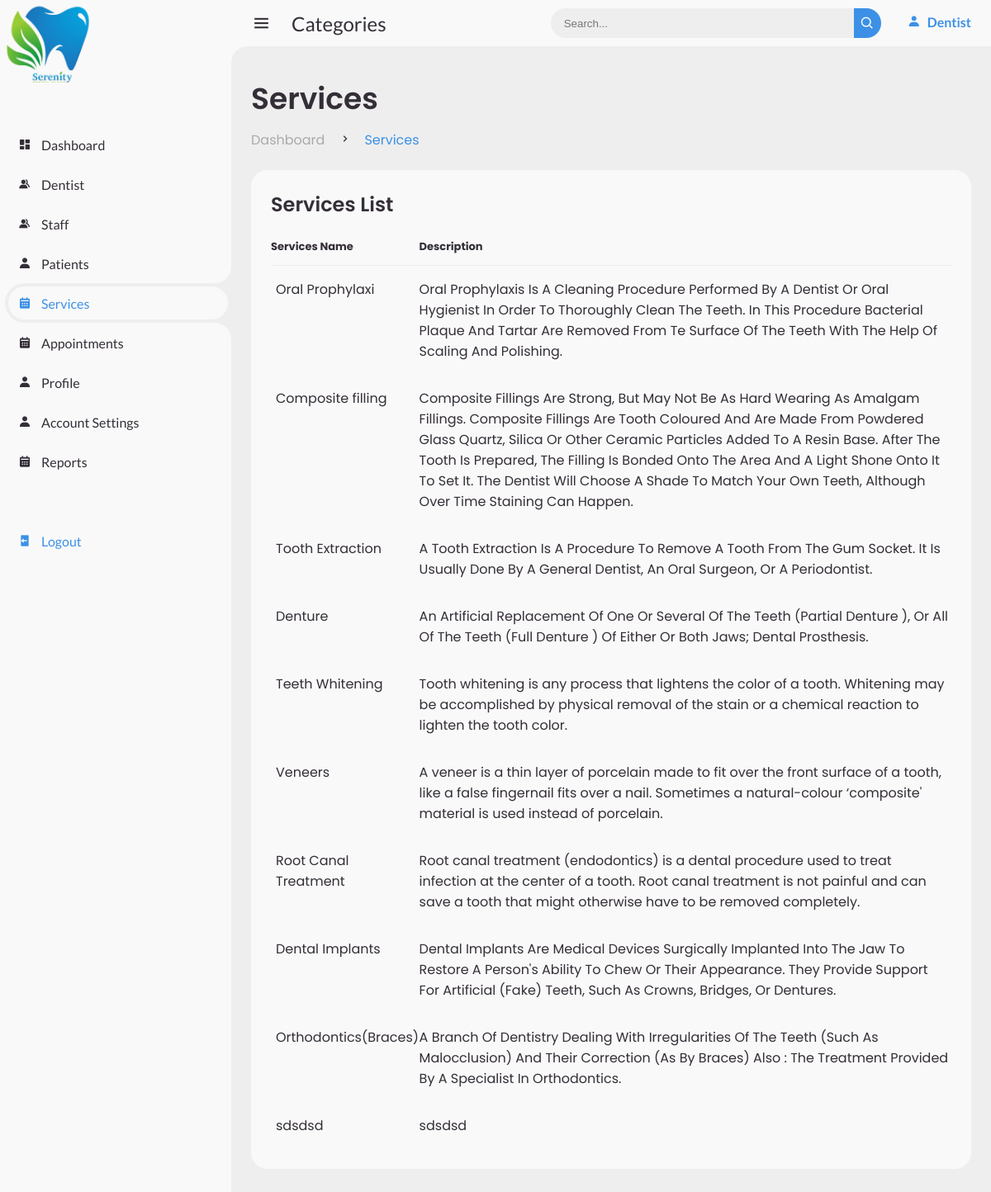
The app's page /dentistservices.php with its own data.
### tables this page shows
CREATE TABLE `tblservices` (
  `srv_id` int(11) NOT NULL,
  `srv_name` varchar(50) NOT NULL,
  `description` text NOT NULL,
  `srv_price` varchar(100) NOT NULL
);

### dentistservices.php (the view, shortened to what this page needs)
<!DOCTYPE html>
<html lang="en">
<head>
	<link href='https://unpkg.com/boxicons@2.0.9/css/boxicons.min.css' rel='stylesheet'>
	<link rel="stylesheet" href="css/main.css">
	<link rel="stylesheet" href="css/responsive.css">
</head>
<body>
	<section id="sidebar">
	<a href="#" class="logo">
		<img src="images/logo.png">
			</a>
		<ul class="side-menu top">
			<li>
				<a href="dentistdashboard.php">
					<i class='bx bxs-dashboard' ></i>
					<span class="text">Dashboard</span>
				</a>
			</li>
			<li>
				<a href="dentist.php">
					<i class='bx bxs-group' ></i>
					<span class="text">Dentist</span>
				</a>
			</li>
			<li>
				<a href="dentiststaff.php">
					<i class='bx bxs-group' ></i>
					<span class="text">Staff</span>
				</a>
			</li>
			<li>
				<a href="dentistpatient.php">
					<i class='bx bxs-user' ></i>
					<span class="text">Patients</span>
				</a>
			</li>
			<li class="active">
				<a href="dentistservices.php">
					<i class='bx bxs-calendar' ></i>
					<span class="text">Services</span>
				</a>
			</li>
			<li>
				<a href="dentistappointment.php">
					<i class='bx bxs-calendar' ></i>
					<span class="text">Appointments</span>
				</a>
			</li>
			<li>
				<a href="dentisprofile.php">
					<i class='bx bxs-user' ></i>
					<span class="text">Profile</span>
				</a>
			</li>
			<li>
				<a href="dentistaccountsettings.php">
					<i class='bx bxs-user' ></i>
					<span class="text">Account Settings</span>
				</a>
			</li>
			<li>
				<a href="dentistreport.php">
					<i class='bx bxs-calendar' ></i>
					<span class="text">Reports</span>
				</a>
			</li>
		</ul>
		<ul class="side-menu">
			<li>
				<a class="logout">
					<i class='bx bxs-log-out'></i>
					<span class="text">Logout</span>
				</a>
			</li>
		</ul>
	</section>
	<section id="content">
		<nav>
			<i class='bx bx-menu'></i>
			<a href="#" class="nav-link">Categories</a>
			<form action="#">
				<div class="form-input">
					<input type="search" placeholder="Search...">
					<button type="submit" class="search-btn"><i class='bx bx-search' ></i></button>
				</div>
			</form>
			<a href="#" class="brand">
			<i class='bx bxs-user'></i>
			<span class="text">Dentist</span>
		</a>
		</nav>
		<main>
			<div class="head-title">
				<div class="left">
					<h1>Services</h1>
					<ul class="breadcrumb">
						<li>
							<a href="dentistdashboard.php">Dashboard</a>
						</li>
						<li><i class='bx bx-chevron-right' ></i></li>
						<li>
							<a class="active" href="#">Services</a>
						</li>
					</ul>
				</div>
			</div>
		<?php
        include "database/connection.php";
        $sql = 'SELECT * FROM tblservices';
        $stmt = $conn->prepare($sql);
        $stmt->execute();
        $rs = $stmt->fetchAll(PDO::FETCH_ASSOC);
		echo"<div class='table-data'>";
		echo"	<div class='order'>";
		echo"			<div class='head'>";
		echo"			<h3>Services List</h3>";
		echo"	 </div>";
		echo"			<table>";
		echo"				<thead>";
		echo"					<tr>";
		echo"						<th>Services Name</th>";
        echo"						<th>Description</th>";
		echo"					</tr>";
		echo"				</thead>";
		              foreach($rs as $services){
		echo"				<tbody>";
		echo"				<tr>";
		echo"					<td>".$services['srv_name']."</td>";
        echo"					<td>".$services['description']."</td>";
		echo"					</tr>";}
		echo"				</tbody>";
		echo"			</table>";
		echo"		</div>";
		echo"		</div>";
		echo"</main>";
		?>
	</section>
</body>
</html>

### records on screen
tblservices: srv_name "Oral Prophylaxi", description "Oral Prophylaxis Is A Cleaning Procedure Performed By A Dentist Or Oral Hygienist In Order To Thoroughly Clean The Teeth. In This Procedure Bacterial Plaque And Tartar Are Removed From Te Surface Of The Teeth With The Help Of Scaling And Polishing."
tblservices: srv_name "Composite filling", description "Composite Fillings Are Strong, But May Not Be As Hard Wearing As Amalgam Fillings. Composite Fillings Are Tooth Coloured And Are Made From Powdered Glass Quartz, Silica Or Other Ceramic Particles Added To A Resin Base. After The Tooth Is Prepared, The Filling Is Bonded Onto The Area And A Light Shone Onto It To Set It. The Dentist Will Choose A Shade To Match Your Own Teeth, Although Over Time Staining Can Happen."
tblservices: srv_name "Tooth Extraction", description "A Tooth Extraction Is A Procedure To Remove A Tooth From The Gum Socket. It Is Usually Done By A General Dentist, An Oral Surgeon, Or A Periodontist."
tblservices: srv_name "Denture", description "An Artificial Replacement Of One Or Several Of The Teeth (Partial Denture ), Or All Of The Teeth (Full Denture ) Of Either Or Both Jaws; Dental Prosthesis."
tblservices: srv_name "Teeth Whitening", description "Tooth whitening is any process that lightens the color of a tooth. Whitening may be accomplished by physical removal of the stain or a chemical reaction to lighten the tooth color."
tblservices: srv_name "Veneers", description "A veneer is a thin layer of porcelain made to fit over the front surface of a tooth, like a false fingernail fits over a nail. Sometimes a natural-colour ‘composite' material is used instead of porcelain."
tblservices: srv_name "Root Canal Treatment", description "Root canal treatment (endodontics) is a dental procedure used to treat infection at the center of a tooth. Root canal treatment is not painful and can save a tooth that might otherwise have to be removed completely."
tblservices: srv_name "Dental Implants", description "Dental Implants Are Medical Devices Surgically Implanted Into The Jaw To Restore A Person's Ability To Chew Or Their Appearance. They Provide Support For Artificial (Fake) Teeth, Such As Crowns, Bridges, Or Dentures."
tblservices: srv_name "Orthodontics(Braces)", description "A Branch Of Dentistry Dealing With Irregularities Of The Teeth (Such As Malocclusion) And Their Correction (As By Braces) Also : The Treatment Provided By A Specialist In Orthodontics."
tblservices: srv_name "sdsdsd", description "sdsdsd"
